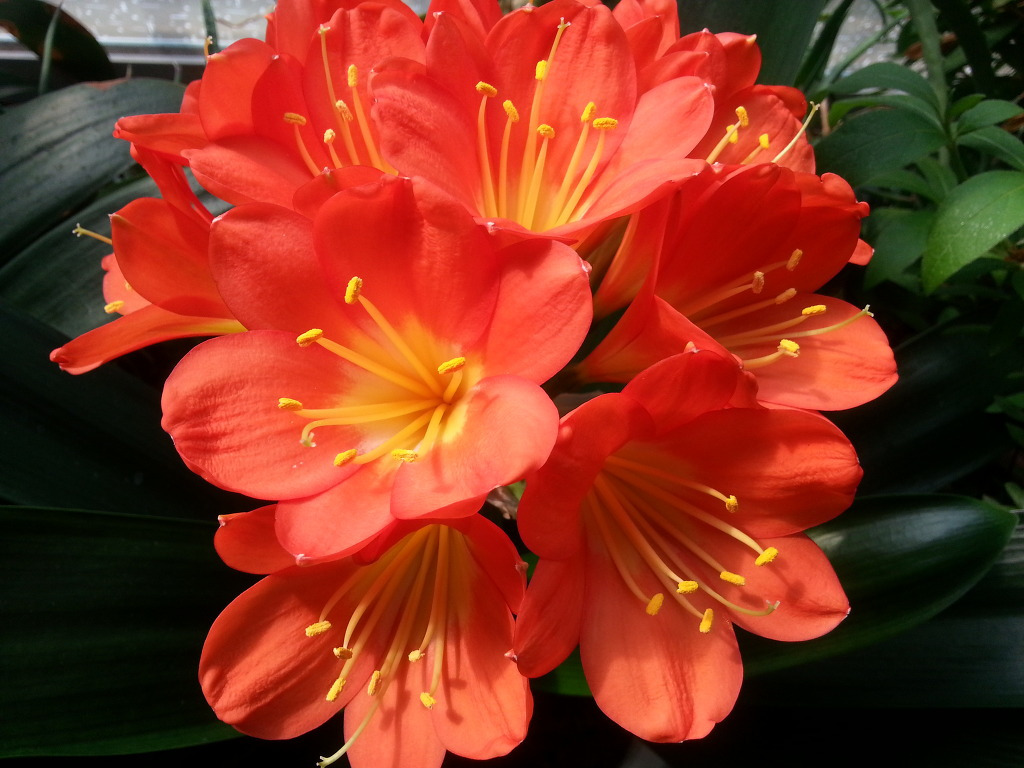
#> input picture 06_CV_기초실습자료/images/flower1.jpg, 1024 x 768 px
$ python 05_threshold_4.py
#> lines starting #> are read from the running program, lines starting #| are printed output that depends on the picture; after the words box and inside, x2 and y2 are one past the last pixel; in counts of white or black regions, pixels touching at a corner belong together
# 이미지 이진화(Thresholding) 방법의 차이를 시각적으로 비교하고, 각 방법의 히스토그램(픽셀 분포)을 함께 출력
# Otsu’s Thresholding과 Global Thresholding, 그리고 가우시안 필터링 후 Otsu’s Thresholding을 비교

import cv2
import matplotlib.pyplot as plt

# 1. 이미지를 그레이스케일로 읽기
img = cv2.imread('images/flower1.jpg', 0)
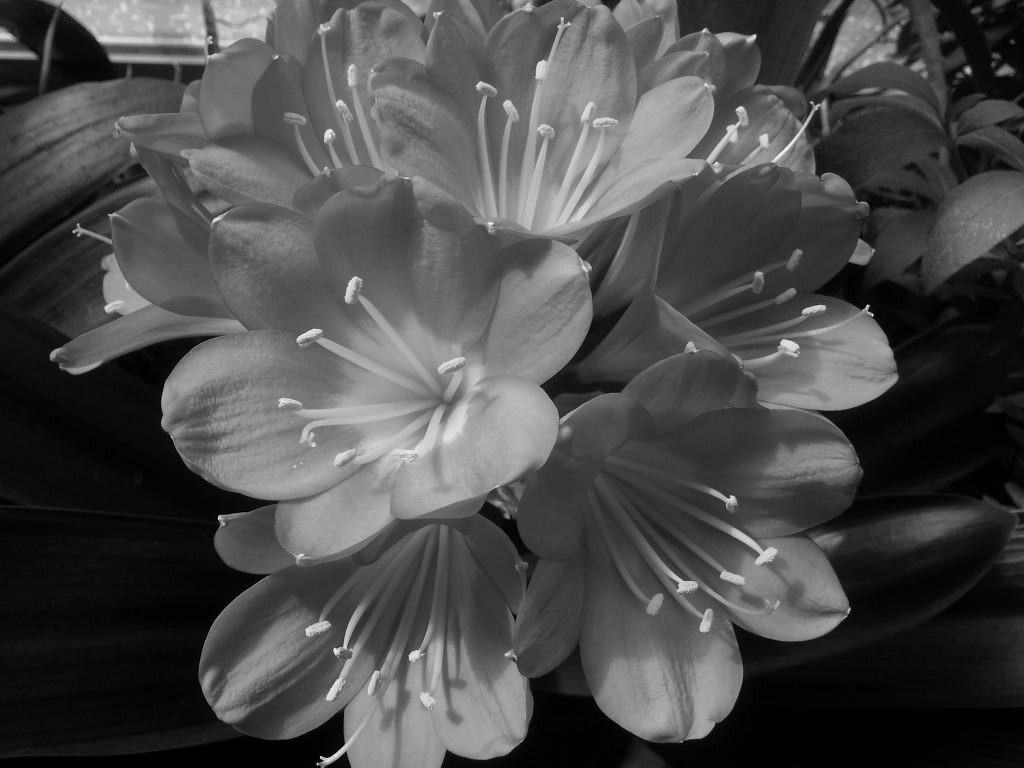
#> img: shape (768, 1024); min 0, max 245, mean 74.8

# 2. Global Thresholding 적용
ret1, th1 = cv2.threshold(img, 127, 255, cv2.THRESH_BINARY)
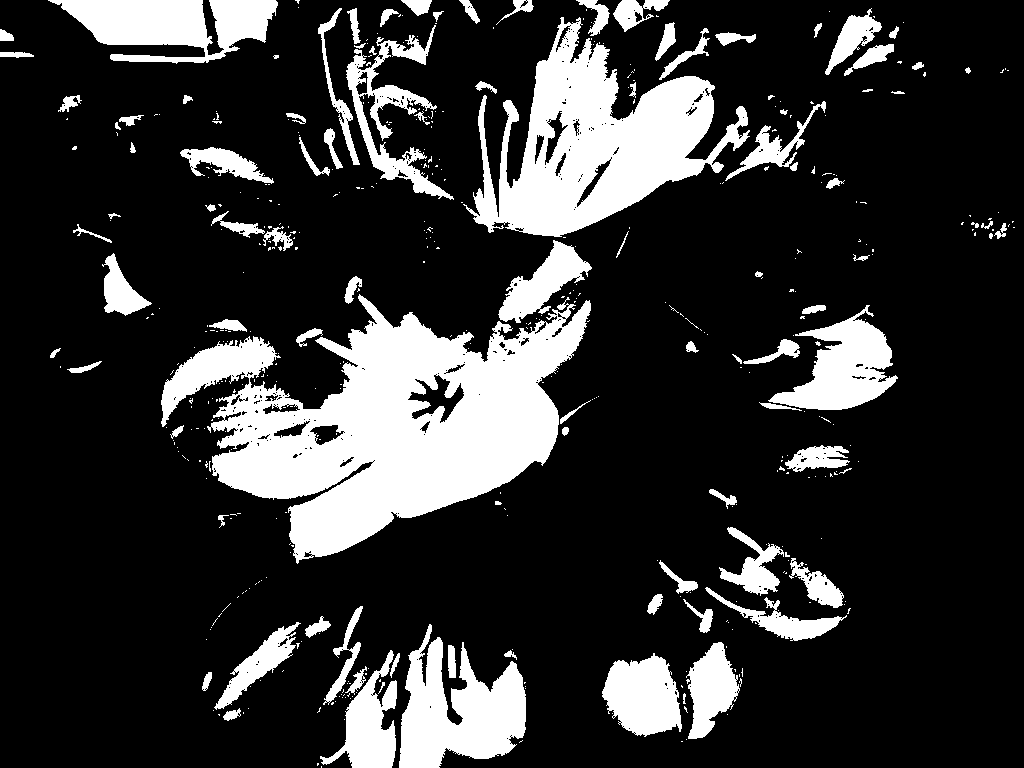
#> th1: shape (768, 1024); 19.8% white; 481 white regions (384 under 20 px), largest, box (x1, y1, x2, y2) and area: (161, 294, 591, 564) 54449, (463, 17, 750, 237) 27593, (399, 624, 526, 768) 10546

# 3. Otsu's Thresholding 적용
ret2, th2 = cv2.threshold(img, 0, 255, cv2.THRESH_BINARY + cv2.THRESH_OTSU)
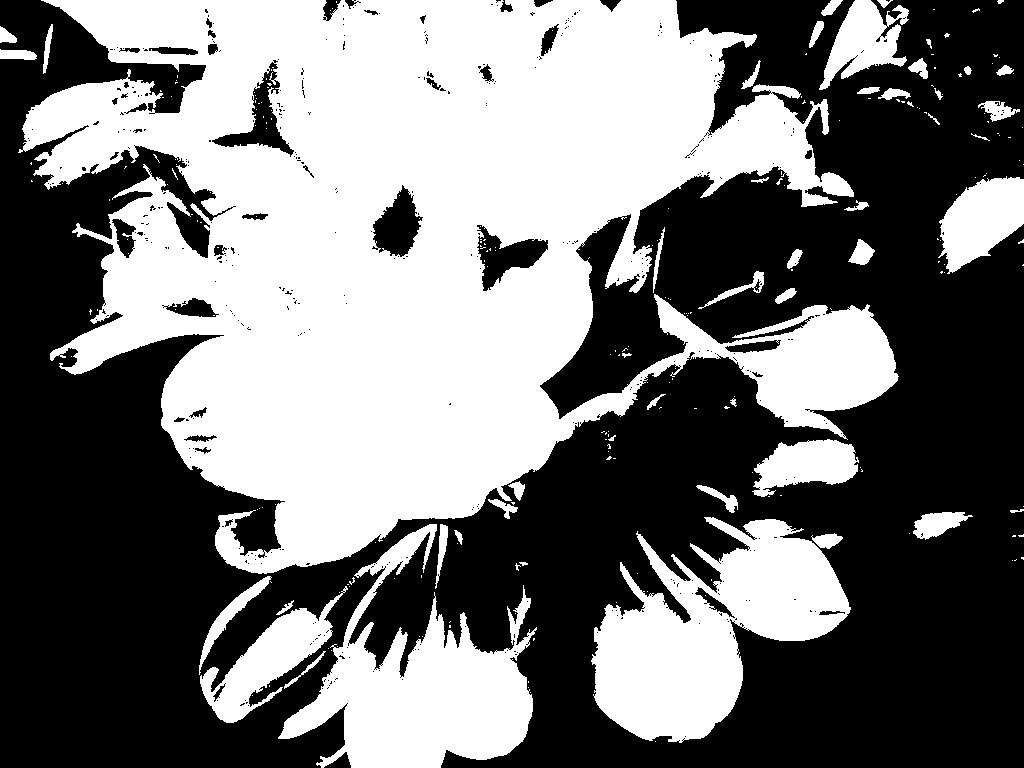
#> th2: shape (768, 1024); 46.2% white; 247 white regions (199 under 20 px), largest, box (x1, y1, x2, y2) and area: (18, 0, 899, 574) 277211, (591, 517, 851, 743) 31067, (278, 524, 537, 768) 26708
#> ret2 = 78

# 4. Gaussian Blur를 사용하여 노이즈 제거
blur = cv2.GaussianBlur(img, (5, 5), 0)

# 5. Gaussian Blur 후 Otsu's Thresholding 적용
ret3, th3 = cv2.threshold(blur, 0, 255, cv2.THRESH_BINARY + cv2.THRESH_OTSU)
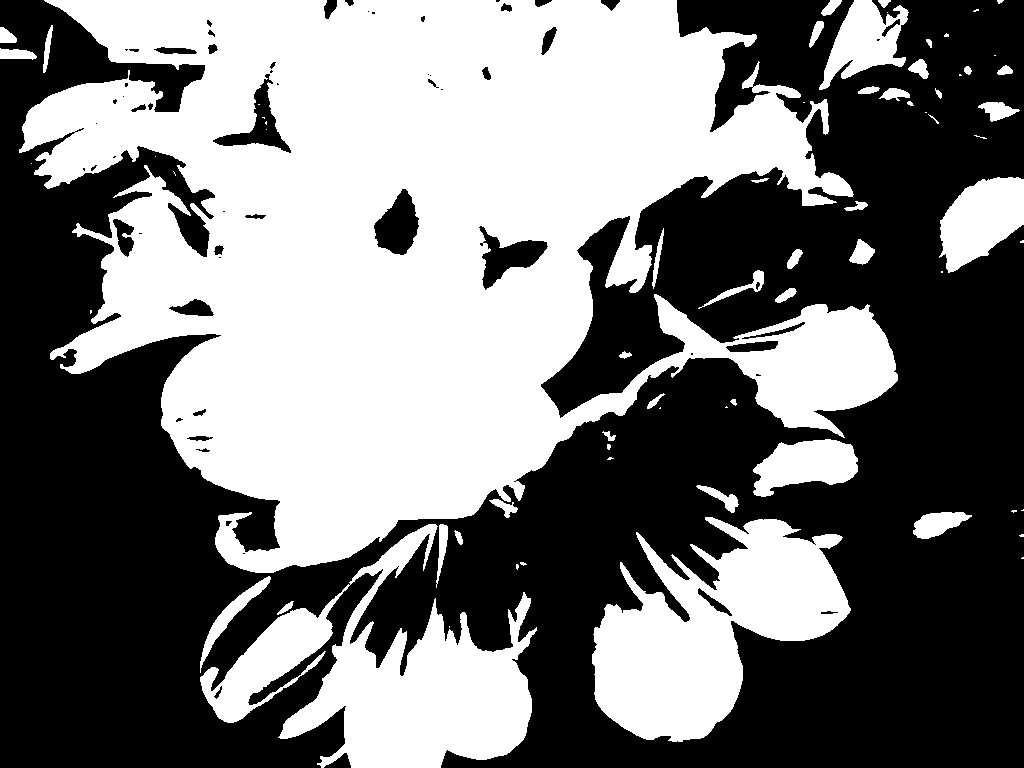
#> th3: shape (768, 1024); 46.9% white; 70 white regions (29 under 20 px), largest, box (x1, y1, x2, y2) and area: (19, 0, 898, 573) 281991, (200, 524, 537, 768) 33959, (592, 517, 851, 742) 31826
#> ret3 = 77

# 6. 결과와 히스토그램 비교를 위한 데이터 및 제목 설정
images = [img, 0, th1, img, 0, th2, blur, 0, th3]
titles = ['Original Image', 'Histogram', 'Global Threshold',
          'Original Image', 'Histogram', "Otsu's Threshold",
          'Gaussian Blur', 'Histogram', "Gaussian + Otsu"]

# 7. Matplotlib으로 결과와 히스토그램 출력
for i in range(3):
    # 7-1. 이미지 출력
    plt.subplot(3, 3, i*3+1), plt.imshow(images[i*3], 'gray')
    plt.title(titles[i*3], fontsize=10)  # 폰트 크기를 10으로 설정
    plt.xticks([]), plt.yticks([])

    # 7-2. 히스토그램 출력 : 픽셀 값이 특정 범위에 몰려 있는지(밝거나(오르쪽치우침) 어두운(왼쪽치우침) 이미지) 또는 고르게 분포되어 있는지 확인
    plt.subplot(3, 3, i*3+2), plt.hist(images[i*3].ravel(), 256)
    plt.title(titles[i*3+1], fontsize=10)  # 폰트 크기를 10으로 설정
    plt.xticks([]), plt.yticks([])

    # 7-3. 이진화된 이미지 출력
    plt.subplot(3, 3, i*3+3), plt.imshow(images[i*3+2], 'gray')
    plt.title(titles[i*3+2], fontsize=10)  # 폰트 크기를 10으로 설정
    plt.xticks([]), plt.yticks([])

# 8. 결과 출력
plt.show()
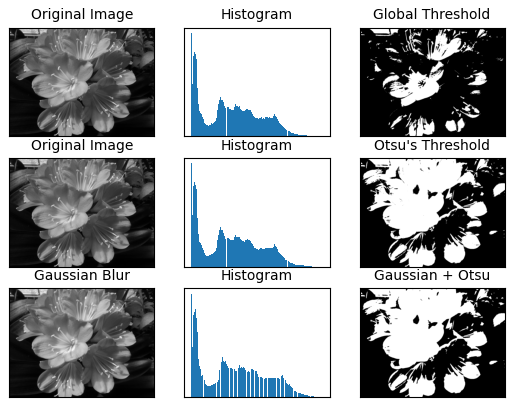
#> figure drawn by matplotlib, 9 panels

$ run again, with 06_CV_기초실습자료/images/flower2.jpg copied over 06_CV_기초실습자료/images/flower1.jpg
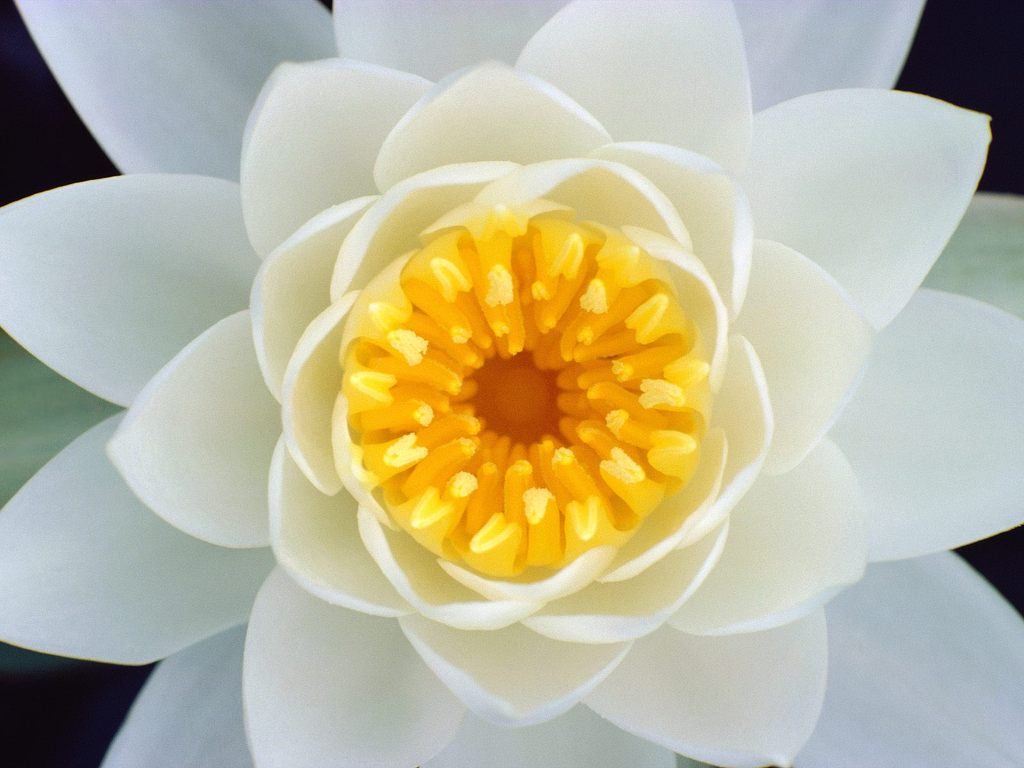
#> input picture 06_CV_기초실습자료/images/flower2.jpg, 1024 x 768 px
#> `ret1, th1 = cv2.threshold(img, 127, 255, cv2.THRESH_BINARY)`:
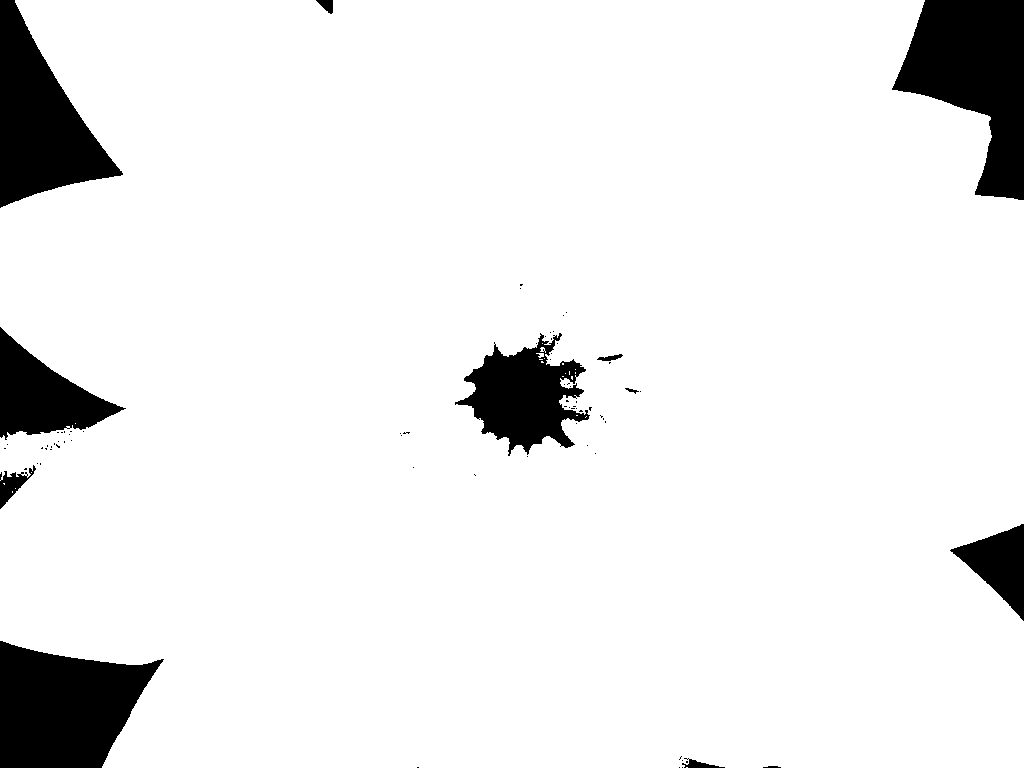
#> th1: shape (768, 1024); 92% white; 77 black regions (65 under 20 px), largest, box (x1, y1, x2, y2) and area: (892, 0, 1024, 200) 15461, (0, 641, 164, 768) 14634, (0, 0, 123, 208) 12844
#> th2: shape (768, 1024); 92.7% white; 54 black regions (42 under 20 px), largest, box (x1, y1, x2, y2) and area: (893, 0, 1024, 199) 15349, (0, 641, 162, 768) 14530, (0, 0, 123, 207) 12773
#> ret2 = 114
#> `ret3, th3 = cv2.threshold(blur, 0, 255, cv2.THRESH_BINARY + cv2.THRESH..`:
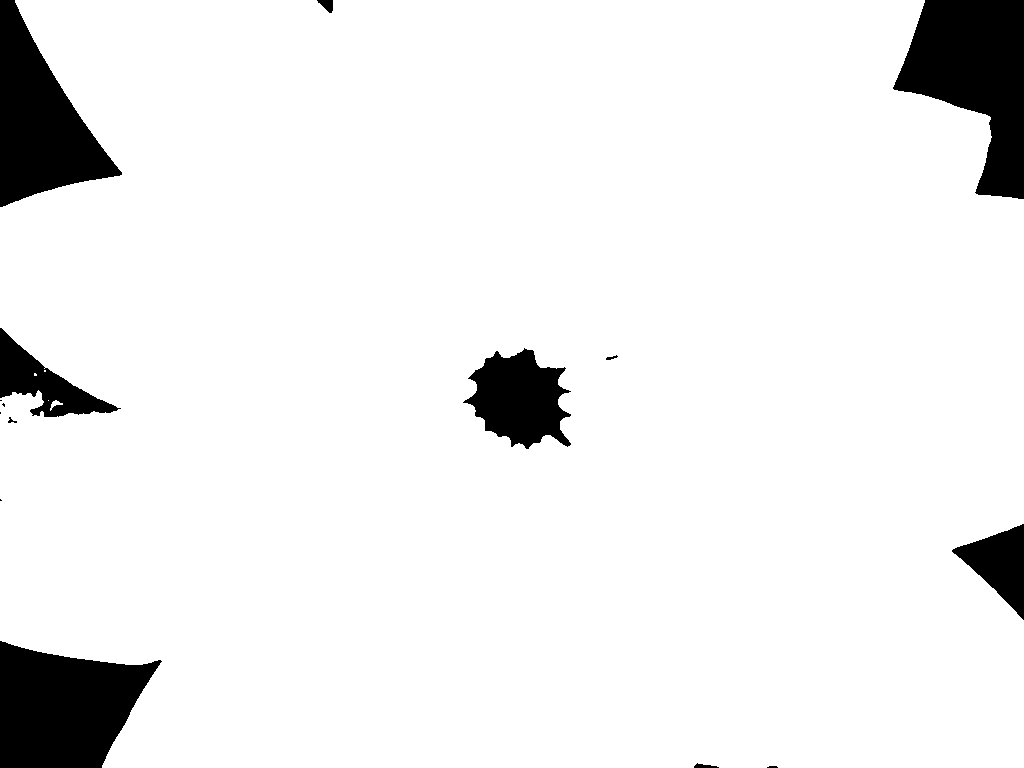
#> th3: shape (768, 1024); 92.7% white; 15 black regions (5 under 20 px), largest, box (x1, y1, x2, y2) and area: (893, 0, 1024, 199) 15376, (0, 641, 162, 768) 14548, (0, 0, 122, 207) 12790

$ run again, with 06_CV_기초실습자료/images/1111.jpg copied over 06_CV_기초실습자료/images/flower1.jpg
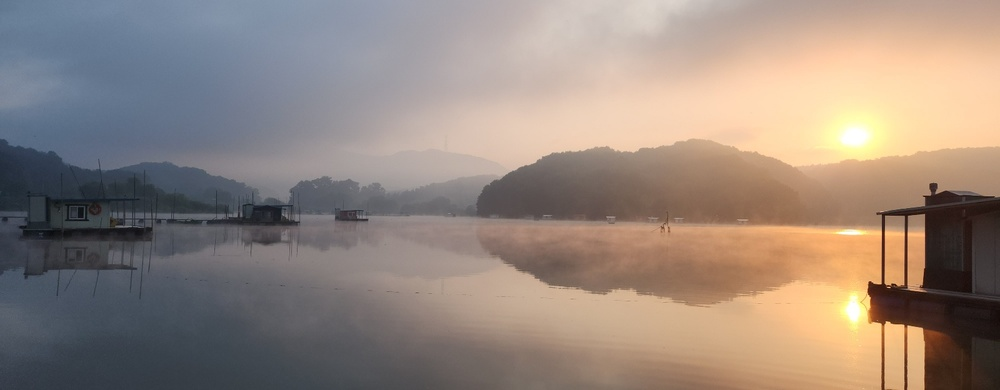
#> input picture 06_CV_기초실습자료/images/1111.jpg, 1000 x 390 px, shrunk from 1600 x 624 before the run
#> `ret1, th1 = cv2.threshold(img, 127, 255, cv2.THRESH_BINARY)`:
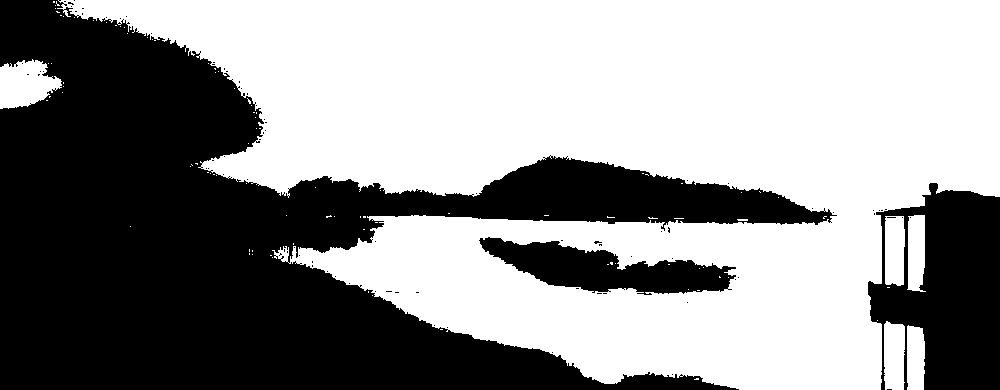
#> th1: shape (390, 1000); 57.4% white; 84 black regions (81 under 20 px), largest, box (x1, y1, x2, y2) and area: (0, 0, 837, 390) 140197, (868, 183, 1000, 390) 18187, (479, 237, 736, 295) 7557
#> th2: shape (390, 1000); 49.6% white; 96 white regions (88 under 20 px), largest, box (x1, y1, x2, y2) and area: (176, 0, 1000, 205) 133616, (356, 216, 882, 390) 55061, (884, 321, 905, 390) 1303
#> ret2 = 138
#> `ret3, th3 = cv2.threshold(blur, 0, 255, cv2.THRESH_BINARY + cv2.THRESH..`:
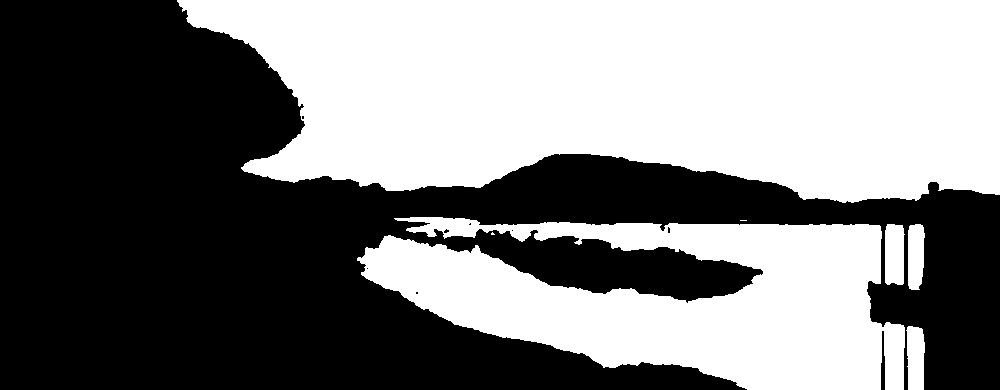
#> th3: shape (390, 1000); 49.5% white; 7 white regions (2 under 20 px), largest, box (x1, y1, x2, y2) and area: (177, 0, 1000, 203) 133550, (357, 217, 905, 390) 56450, (885, 224, 905, 285) 1125, (906, 326, 925, 390) 1044, (908, 224, 925, 290) 988

$ run again, with 06_CV_기초실습자료/images/2222.jpg copied over 06_CV_기초실습자료/images/flower1.jpg
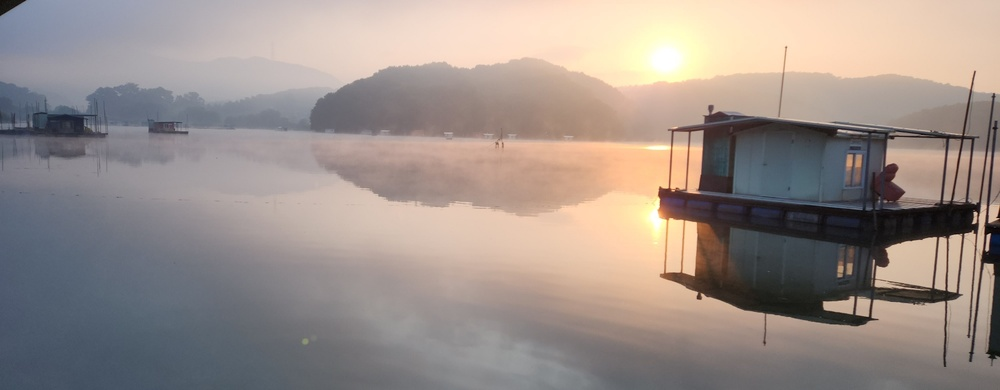
#> input picture 06_CV_기초실습자료/images/2222.jpg, 1000 x 390 px, shrunk from 1600 x 624 before the run
#> `ret1, th1 = cv2.threshold(img, 127, 255, cv2.THRESH_BINARY)`:
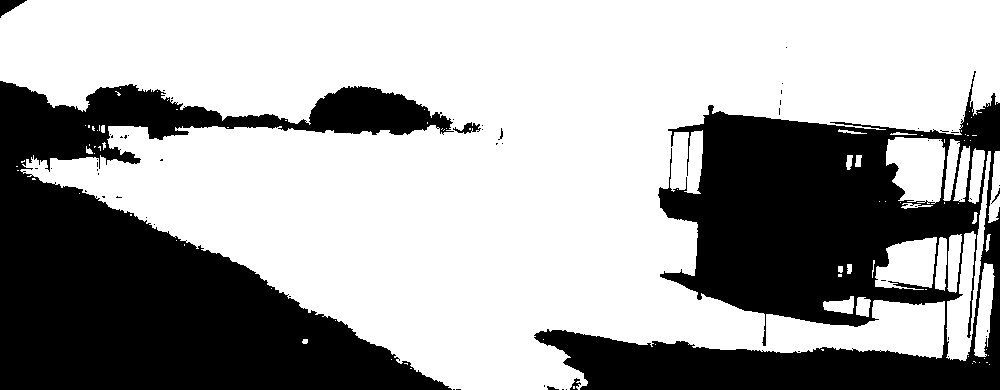
#> th1: shape (390, 1000); 64.5% white; 61 black regions (53 under 20 px), largest, box (x1, y1, x2, y2) and area: (0, 81, 454, 390) 72488, (534, 71, 1000, 390) 65472, (0, 0, 27, 18) 235
#> th2: shape (390, 1000); 54.9% white; 74 black regions (69 under 20 px), largest, box (x1, y1, x2, y2) and area: (0, 0, 1000, 390) 174117, (325, 163, 421, 199) 1420, (428, 326, 450, 343) 156, (778, 78, 783, 117) 49, (554, 130, 561, 136) 28
#> ret2 = 142
#> `ret3, th3 = cv2.threshold(blur, 0, 255, cv2.THRESH_BINARY + cv2.THRESH..`:
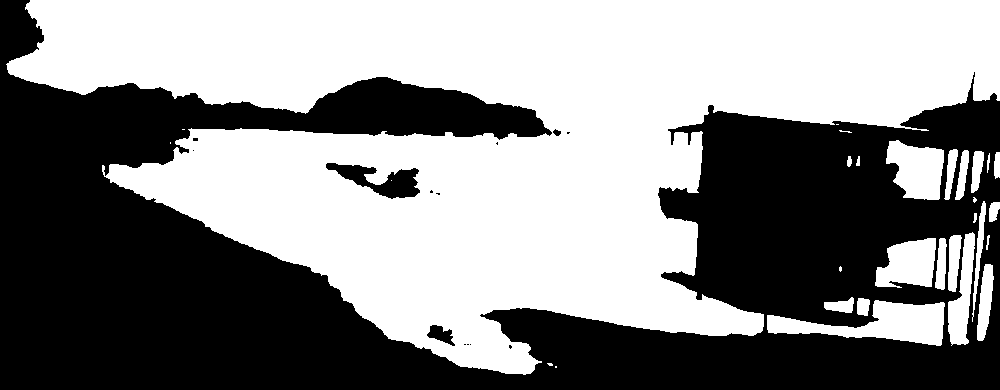
#> th3: shape (390, 1000); 53.9% white; 14 black regions (10 under 20 px), largest, box (x1, y1, x2, y2) and area: (0, 0, 1000, 390) 177807, (326, 163, 420, 199) 1550, (427, 325, 455, 346) 311, (553, 129, 561, 136) 36
#> ret3 = 143
